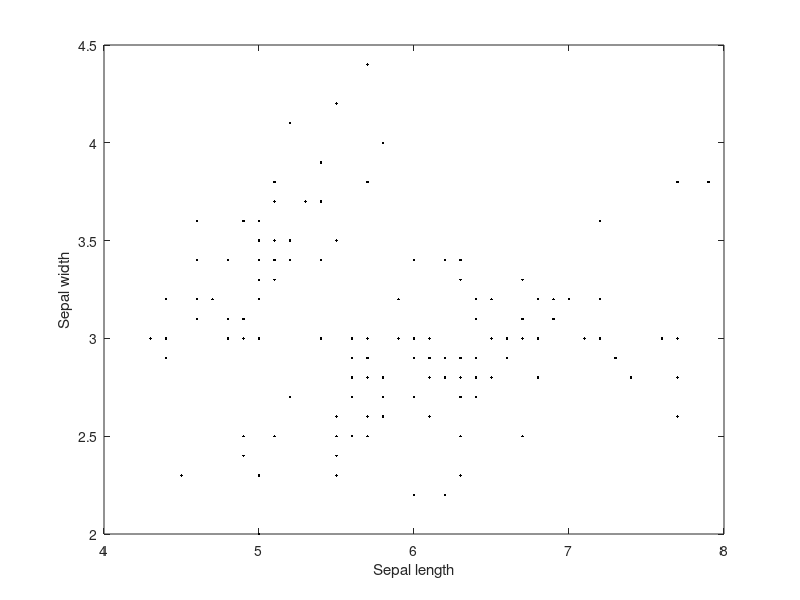
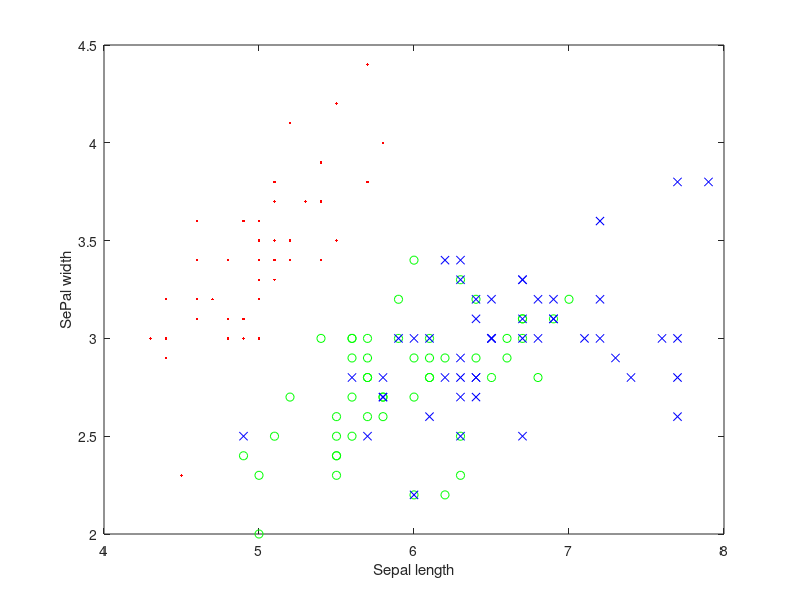
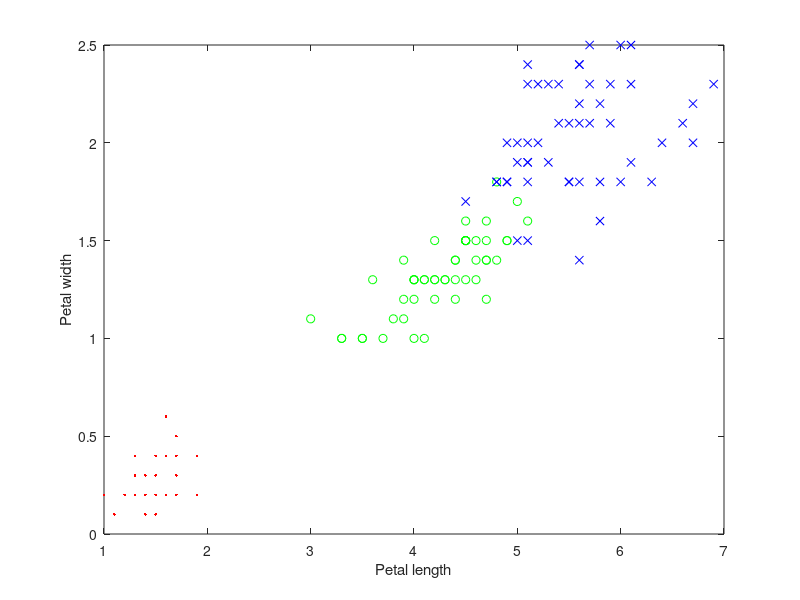

The MATLAB source for these figures, in order:
% clear: 작업공간의 변수를 모두 지워라/ close all: 그림이 떠 있다면 다지워라 / clc: 명령창에 있는 것들을 다
clear; close all; clc;

% 붓꽃 데이터 불러오기
%meas 1열: sepal length
%meas 2열: sepal width
%meas 3열: petal length
%meas 4열: petal width
%species: 꽃 종류

load fisheriris;

%% 특징그려보기 (sepal length, width)
figure;
plot(meas(:,1), meas(:,2), 'k.');
xlabel('Sepal length');
ylabel('Sepal width');

%% 각 종을 숫자로 표현 1: setosa, 2: versicolor, 3: virginica
spcs2num = [];
for k=1:1:length(species)
    if strcmp(species(k), 'setosa') == 1
        spcs2num(k,1) = 1;
    elseif strcmp(species(k), 'versicolor') == 1
        spcs2num(k,1) = 2;
    elseif strcmp(species(k), 'virginica') == 1
        spcs2num(k,1) = 3;
    end
end

%% 종별로 다른 색으로 그려보기
idx1 = find(spcs2num == 1); % setosa만 찾기
idx2 = find(spcs2num == 2); % versicolor만 찾기
idx3 = find(spcs2num == 3); % virginica만 찾기
    
figure;
plot(meas(idx1,1), meas(idx1,2), 'r.'); hold on; % setosa는 빨간색 점으로
plot(meas(idx2,1), meas(idx2,2), 'go'); hold on; % versicolor는 녹색 동그라미로
plot(meas(idx3,1), meas(idx3,2), 'bx'); hold on; % virginica는 파란색 x로
xlabel('Sepal length');
ylabel('SePal width');


figure;
plot(meas(idx1,3), meas(idx1,4), 'r.'); hold on; % setosa는 빨간색으로
plot(meas(idx2,3), meas(idx2,4), 'go'); hold on; % versicolor는 녹색으로
plot(meas(idx3,3), meas(idx3,4), 'bx'); hold on; % virginica는 파란색으로
xlabel('Petal length');
ylabel('Petal width');

%% 학습데이터와 평가데이터 나누기
% 두개의 그룹만 먼저 나눠봅시다 versicolor vs. virginica
% 오늘은 편의상 아래와 같이 나누겠음
% 1~50: setosa, 51~100: versicolor, 101~150: virginica
% 학습데이터. 71~100: versicolor, 121~150: virginica 총 60개
% 평가데이터. 51~70: versicolor, 101~120: virginica 총 40개
tr_id = [71:1:100 121:1:150];
Training_data = meas(tr_id,:);
Training_label = spcs2num(tr_id,:);

ts_id = [51:1:70 121:1:150];
Test_data = meas(ts_id,:);
Test_label = spcs2num(ts_id,:);
